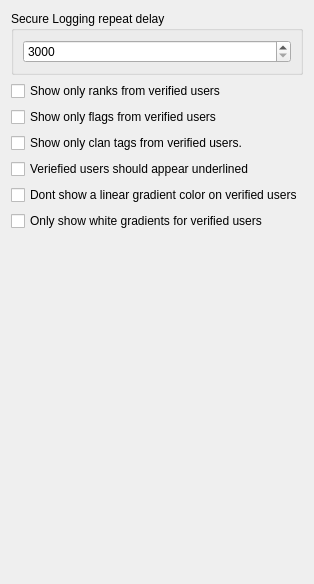
       <widget class="QWidget" name="tab_7">
        <attribute name="title">
         <string>Secure Logging</string>
        </attribute>
        <layout class="QVBoxLayout" name="verticalLayout_4">
         <item>
          <widget class="QGroupBox" name="groupBox">
           <property name="title">
            <string>Secure Logging repeat delay</string>
           </property>
           <layout class="QHBoxLayout" name="horizontalLayout_2">
            <item>
             <widget class="QSpinBox" name="sbsecureloggingrepeatdelay">
              <property name="minimum">
               <number>3000</number>
              </property>
              <property name="maximum">
               <number>150000</number>
              </property>
              <property name="value">
               <number>3000</number>
              </property>
             </widget>
            </item>
           </layout>
          </widget>
         </item>
         <item>
          <widget class="QCheckBox" name="cbonlyshowranksfromverifiedusers">
           <property name="text">
            <string>Show only ranks from verified users</string>
           </property>
          </widget>
         </item>
         <item>
          <widget class="QCheckBox" name="cbonlyshowflagsfromverifiedusers">
           <property name="text">
            <string>Show only flags from verified users</string>
           </property>
          </widget>
         </item>
         <item>
          <widget class="QCheckBox" name="cbshowranksonlyfromsecureloggedusers">
           <property name="text">
            <string>Show only clan tags from verified users.</string>
           </property>
          </widget>
         </item>
         <item>
          <widget class="QCheckBox" name="cbunderlineverifiedusers">
           <property name="text">
            <string>Veriefied users should appear underlined</string>
           </property>
          </widget>
         </item>
         <item>
          <widget class="QCheckBox" name="cbdontshowagradientonverifiedusers">
           <property name="text">
            <string>Dont show a linear gradient color on verified users</string>
           </property>
          </widget>
         </item>
         <item>
          <widget class="QCheckBox" name="cbonlywhitegradient">
           <property name="text">
            <string>Only show white gradients for verified users</string>
           </property>
          </widget>
         </item>
         <item>
          <spacer name="verticalSpacer_5">
           <property name="orientation">
            <enum>Qt::Vertical</enum>
           </property>
           <property name="sizeHint" stdset="0">
            <size>
             <width>20</width>
             <height>342</height>
            </size>
           </property>
          </spacer>
         </item>
        </layout>
       </widget>
